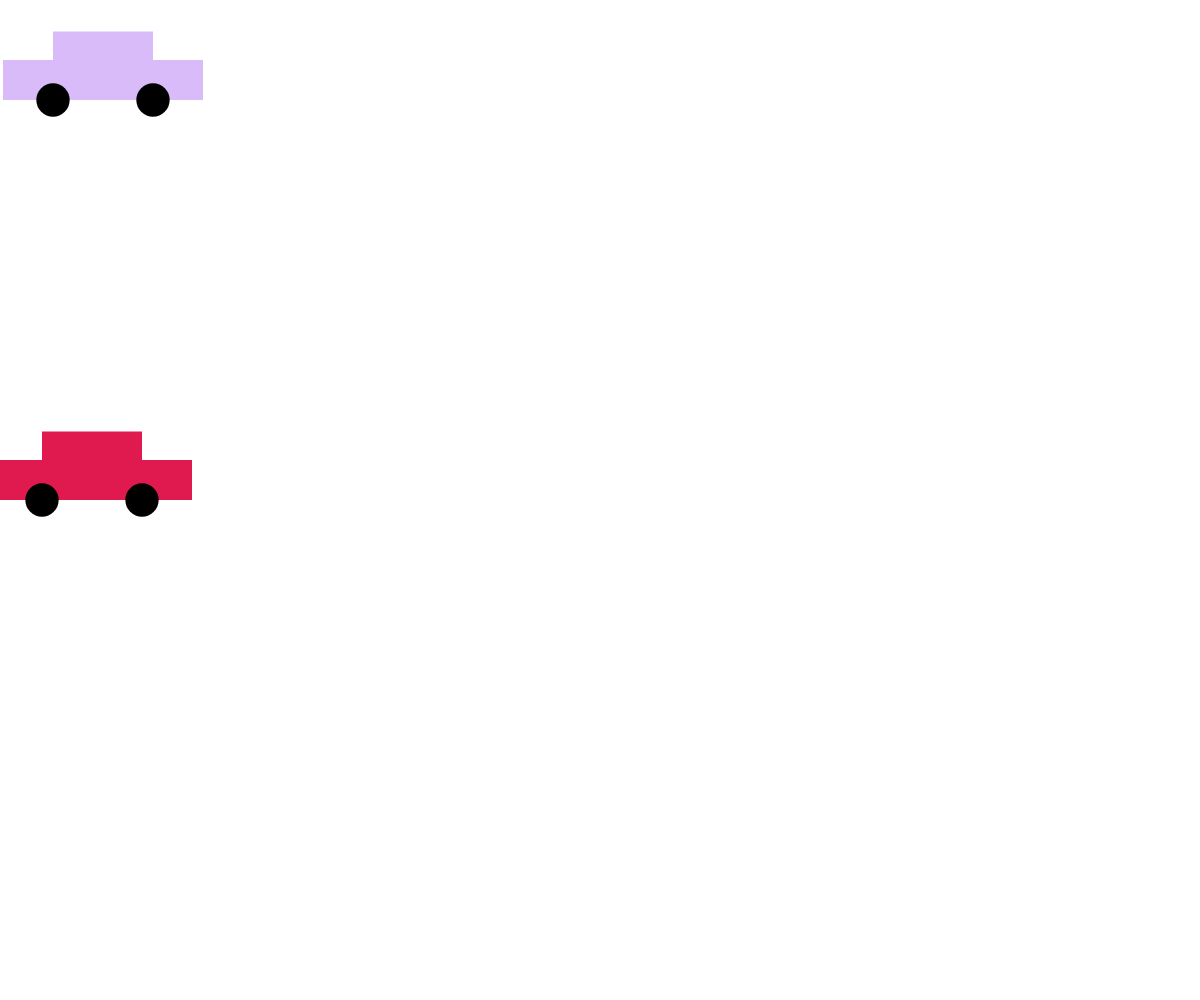
Frame 1 (no input)
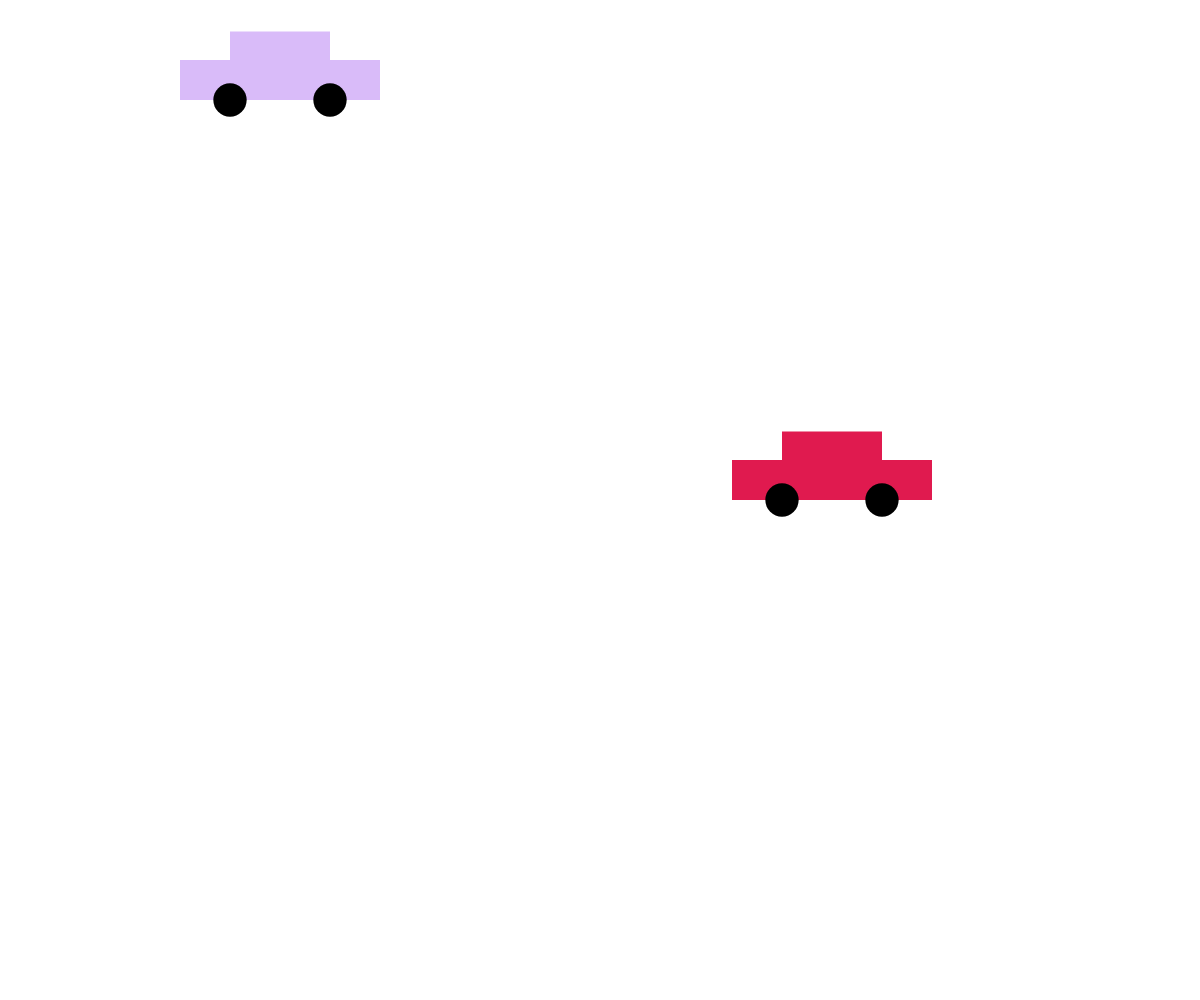
Frame 60 (no input)
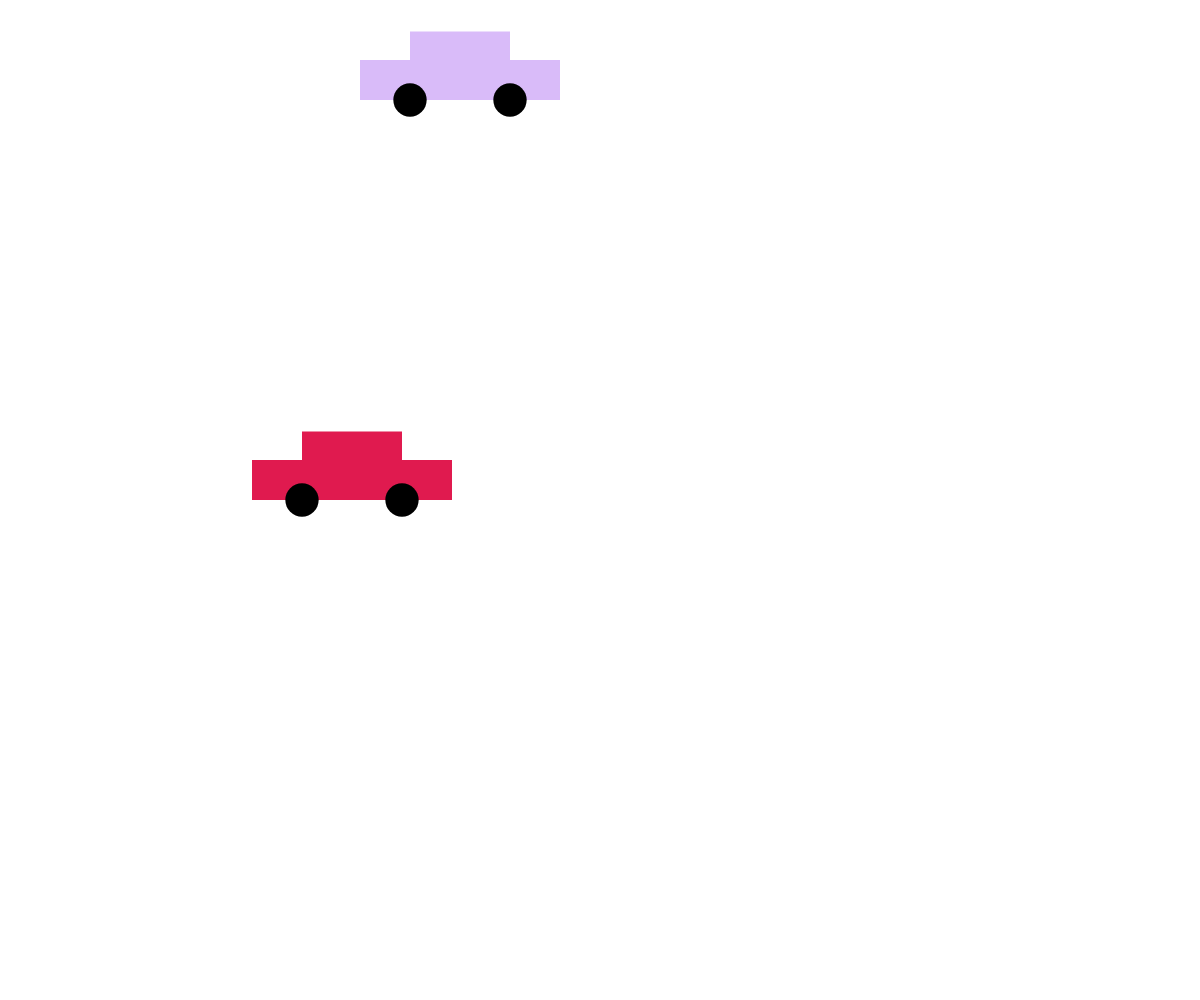
Frame 120 (the mouse pressed at the canvas centre since frame 60)

The p5.js sketch that drew these frames (run headless with seeded random() and noise() and a simulated clock; from frame 60 on, the mouse is pressed at the canvas centre):

// p5.js sketch
// ── sketch.js
const canvasWidth = window.innerWidth;
const canvasHeight = window.innerHeight; 

// feel free to change these values as you like!
const c1 = {
    x: 100,
    y: 100,
    width: 200,
    speed: 3,
    color: '#D9BBF9'
};

const c2 = {
    x: 100, 
    y: 500, 
    width: 200, 
    speed: 8, 
    color: '#E01A4F'

}


// required to set up the canvas:
function setup() {
    createCanvas(canvasWidth, canvasHeight);
}


// animation loop:
function draw() {
    // clear the canvas:
    clear();

    // move the car:
    // go and get the value of speed stored in the C1.speed variable 
    // and add it to the c1.x variable
    // 99% of the time, add 3 to the x position. 
    // but, when the x position gets to the end of the screen, 
    // set the x back to 0 

    if (c1.x > canvasWidth) {
        console.log
        c1.x = 0; 
    } else {
        c1.x += c1.speed;
    }

    if (c2.x < 0) {
        c2.x = canvasWidth; 
    } else {
        c2.x -= c2.speed; 
    }
    

    // redraw the car:
    drawCar(c1.x, c1.y, c1.width, c1.color);
    drawCar(c2.x, c2.y, c2.width, c2.color); 
    
    // draw the grid (optional -- feel free to remove this line):
    //drawGrid(canvasWidth, canvasHeight);
}


// this function's job is to draw a car based on the 
// parameters the user passes in (x, y, size, fillColor, and wheelColor)
function drawCar(x, y, size, fillColor, wheelColor='black') {
    strokeWeight(0);
    
    // body
    fill(fillColor);
    rect(x - size/4, y - (size/5 + size/7), size / 2, size/7); // top
    rect(x - size/2, y - size/5, size, size/5); // bottom

    // wheels:
    fill(wheelColor);
    circle(x - size / 4, y, size / 6);
    circle(x + size / 4, y, size / 6);
}
